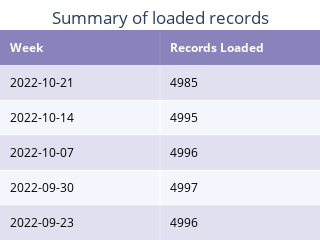

Notebook code for this chart:
### Code cell
# I table
import plotly.figure_factory as ff

colorscale1 = [[0, '#379392'],[.5, '#9DC3C1'],[1, '#D8E6E7']]
colorscale2 = [[0, '#eb9f9f'],[.5, '#f1bbba'],[1, '#FADAD8']]
colorscale3 = [[0, '#79bd9a'],[.5, '#a8dba8'],[1, '#cff09e']]
colorscale4 = [[0, '#6a60a9'],[.5, '#dedcee'],[1, '#F8FAFF']]
df_1 = records[["Week", "Records Loaded"]]

fig_1 = ff.create_table(df_1, colorscale=colorscale4)

fig_1.update_layout(
    {'margin':{'t':30}},
    title={
        "text":"Summary of loaded records",
        "y":0.95,
        "x":0.5,
        "xanchor":"center",
        "yanchor":"top"
    },
    autosize=False,
    width=150*df_1.shape[1],
    height=40*df_1.shape[0]
)

fig_1.show()

### Figure 1 — Plotly figure (JSON) as saved in the notebook; plotly's stock layout.template omitted (floating-point values rounded to 4 significant figures)
{"data": [{"colorscale": [[0, "#6a60a9"], [0.5, "#dedcee"], [1, "#F8FAFF"]], "hoverinfo": "none", "opacity": 0.75, "showscale": false, "type": "heatmap", "z": [[0, 0], [0.5, 0.5], [1, 1], [0.5, 0.5], [1, 1], [0.5, 0.5]]}], "layout": {"annotations": [{"align": "left", "font": {"color": "#ffffff"}, "showarrow": false, "text": "<b>Week</b>", "x": -0.45, "xanchor": "left", "xref": "x", "y": 0, "yref": "y"}, {"align": "left", "font": {"color": "#ffffff"}, "showarrow": false, "text": "<b>Records Loaded</b>", "x": 0.55, "xanchor": "left", "xref": "x", "y": 0, "yref": "y"}, {"align": "left", "font": {"color": "#000000"}, "showarrow": false, "text": "2022-10-21", "x": -0.45, "xanchor": "left", "xref": "x", "y": 1, "yref": "y"}, {"align": "left", "font": {"color": "#000000"}, "showarrow": false, "text": "4985", "x": 0.55, "xanchor": "left", "xref": "x", "y": 1, "yref": "y"}, {"align": "left", "font": {"color": "#000000"}, "showarrow": false, "text": "2022-10-14", "x": -0.45, "xanchor": "left", "xref": "x", "y": 2, "yref": "y"}, {"align": "left", "font": {"color": "#000000"}, "showarrow": false, "text": "4995", "x": 0.55, "xanchor": "left", "xref": "x", "y": 2, "yref": "y"}, {"align": "left", "font": {"color": "#000000"}, "showarrow": false, "text": "2022-10-07", "x": -0.45, "xanchor": "left", "xref": "x", "y": 3, "yref": "y"}, {"align": "left", "font": {"color": "#000000"}, "showarrow": false, "text": "4996", "x": 0.55, "xanchor": "left", "xref": "x", "y": 3, "yref": "y"}, {"align": "left", "font": {"color": "#000000"}, "showarrow": false, "text": "2022-09-30", "x": -0.45, "xanchor": "left", "xref": "x", "y": 4, "yref": "y"}, {"align": "left", "font": {"color": "#000000"}, "showarrow": false, "text": "4997", "x": 0.55, "xanchor": "left", "xref": "x", "y": 4, "yref": "y"}, {"align": "left", "font": {"color": "#000000"}, "showarrow": false, "text": "2022-09-23", "x": -0.45, "xanchor": "left", "xref": "x", "y": 5, "yref": "y"}, {"align": "left", "font": {"color": "#000000"}, "showarrow": false, "text": "4996", "x": 0.55, "xanchor": "left", "xref": "x", "y": 5, "yref": "y"}], "autosize": false, "height": 200, "margin": {"b": 0, "l": 0, "r": 0, "t": 30}, "title": {"text": "Summary of loaded records", "x": 0.5, "xanchor": "center", "y": 0.95, "yanchor": "top"}, "width": 300, "xaxis": {"dtick": 1, "gridwidth": 2, "showticklabels": false, "tick0": -0.5, "ticks": "", "zeroline": false}, "yaxis": {"autorange": "reversed", "dtick": 1, "gridwidth": 2, "showticklabels": false, "tick0": 0.5, "ticks": "", "zeroline": false}}}
